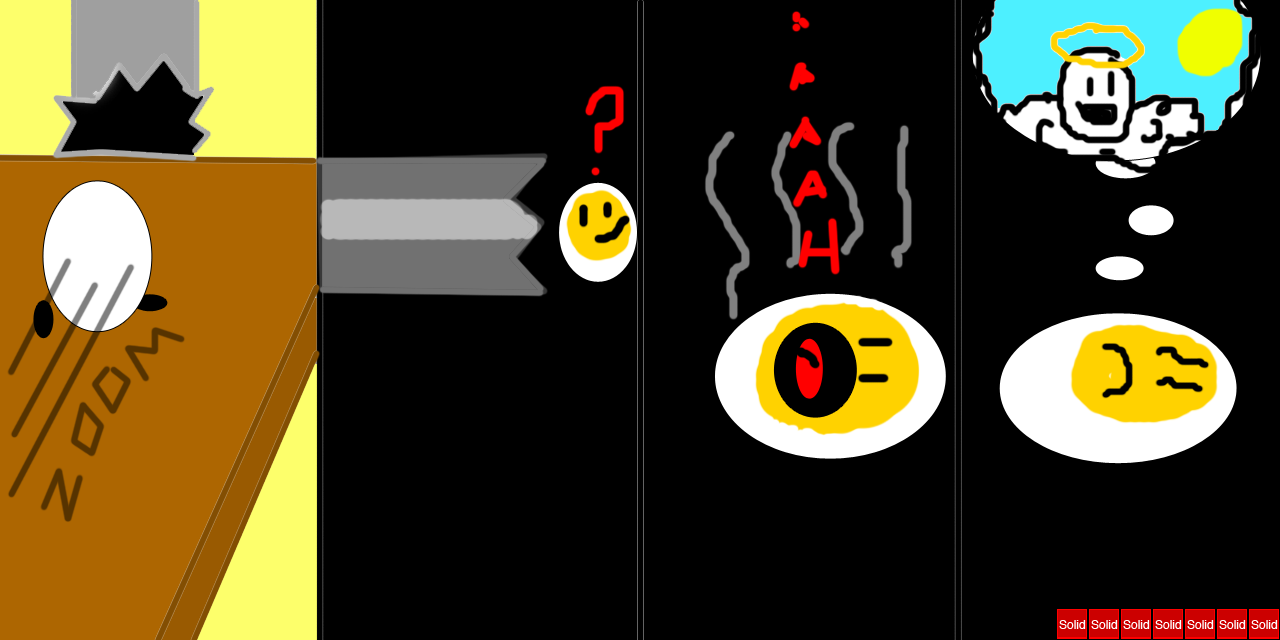

This game map was drawn from its Tiled (.tmx) file and the tilesets committed beside it. A one-line description and the trimmed map source follow:
An orthogonal 40x20 tile map with 32x32 px tiles, 1 tile layer (Collision), 1 image layer and 4 objects (3x OneClickEntity, Eggy).

<map version="1.0" orientation="orthogonal" width="40" height="20" tilewidth="32" tileheight="32">
 <tileset firstgid="1" name="metatiles32x32" tilewidth="32" tileheight="32">
  <image source="../img/map/metatiles32x32.png" width="160" height="32" />
  <tile id="0">
   <properties>
    <property name="type" value="solid" />
   </properties>
  </tile>
 </tileset>
 <imagelayer name="Background" width="40" height="20">
  <image source="../img/backgrounds/comic_strip3.png" />
 </imagelayer>
 <layer name="Collision" width="40" height="20">
  <data>[800 cells, 7 non-empty, 1 distinct tile ids]</data>
 </layer>
 <objectgroup name="Player" width="40" height="20">
  <object name="Eggy" x="1088" y="576" width="32" height="32" />
  <object name="OneClickEntity" x="1248" y="576" width="32" height="32">
   <properties>
    <property name="befType" value="flip" />
    <property name="image" value="blank" />
    <property name="notClickable" value="true" />
   </properties>
  </object>
  <object name="OneClickEntity" x="1088" y="512" width="160" height="96">
   <properties>
    <property name="aftType" value="area03" />
    <property name="befCol" value="-1,-1,0,70" />
    <property name="befType" value="null" />
    <property name="image" value="continueButton" />
   </properties>
  </object>
  <object name="OneClickEntity" x="1056" y="576" width="32" height="32">
   <properties>
    <property name="befType" value="flip" />
    <property name="image" value="blank" />
    <property name="notClickable" value="true" />
   </properties>
  </object>
 </objectgroup>
</map>
